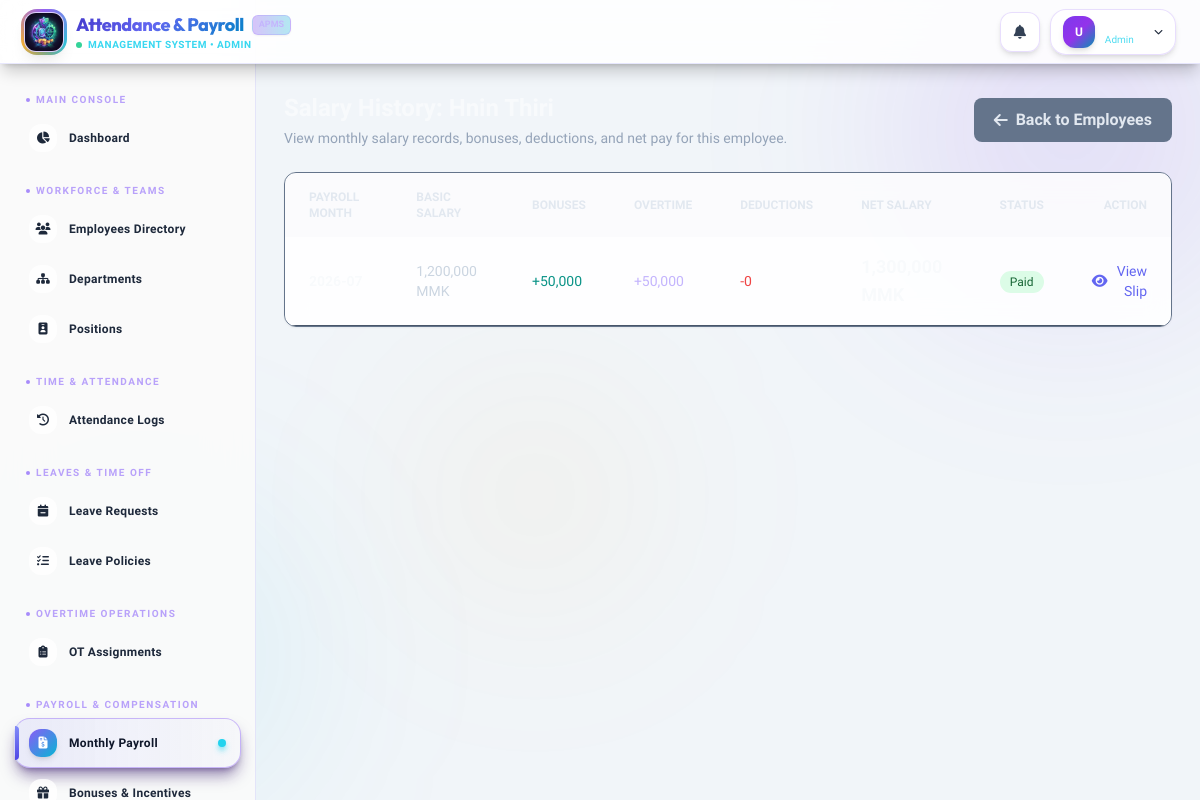
/admin/employee_salary_history/2 (signed in), run on the app's committed database.
### tables this page shows
CREATE TABLE `payroll` (
  `PayrollID` int NOT NULL AUTO_INCREMENT,
  `EmpID` int NOT NULL,
  `employee_code` varchar(50) DEFAULT NULL,
  `BasicSalary` decimal(12,2) NOT NULL DEFAULT '0.00',
  `PayrollMonth` varchar(20) NOT NULL,
  `PayableDays` int NOT NULL DEFAULT '0',
  `BonousAmount` decimal(12,2) NOT NULL DEFAULT '0.00',
  `OvertimeAmount` decimal(12,2) NOT NULL DEFAULT '0.00',
  `LeaveDeductionAmount` decimal(12,2) NOT NULL DEFAULT '0.00',
  `NetSalary` decimal(12,2) NOT NULL DEFAULT '0.00',
  `Status` enum('Pending','Approved','Paid') NOT NULL DEFAULT 'Pending',
  PRIMARY KEY (`PayrollID`),
  KEY `idx_payroll_emp` (`EmpID`),
  KEY `idx_payroll_month` (`PayrollMonth`),
  CONSTRAINT `fk_payroll_employee` FOREIGN KEY (`EmpID`) REFERENCES `employee` (`EmpID`) ON DELETE CASCADE ON UPDATE CASCADE
);

### controllers/AdminController.php (called while the page is built, shortened)
<?php
class AdminController extends Controller {
    public function employee_salary_history($id = null) {
        $employeeModel = $this->model('Employee');
        $employee = $employeeModel->getEmployeeById($id);
        $payrollModel = $this->model('Payroll');
        $payrolls = $payrollModel->getByEmployee($id);
        $this->view('layouts/main', [
            'title' => 'Employee Salary History',
            'content' => 'admin/employee_salary_history',
            'employee' => $employee,
            'payrolls' => $payrolls
        ]);
    }
}

### core/Router.php (called while the page is built, shortened)
<?php
class Router {
    protected $currentMethod = 'index';
    public function __construct() {
        $url = $this->getUrl();
        if(isset($url[0]) && file_exists(__DIR__ . '/../controllers/' . ucwords($url[0]). 'Controller.php')){
            unset($url[0]);
        }
        $this->currentController = new $this->currentController;
        if(isset($url[1])){
            if(method_exists($this->currentController, $url[1])){
                $this->currentMethod = $url[1];
                unset($url[1]);
            }
        }
        $this->params = $url ? array_values($url) : [];
        call_user_func_array([$this->currentController, $this->currentMethod], $this->params);
    }
    public function getUrl(){
        if(isset($_GET['url'])){
            $url = rtrim($_GET['url'], '/');
            $url = filter_var($url, FILTER_SANITIZE_URL);
            $url = explode('/', $url);
            return $url;
        }
        return [];
    }
}

### index.php (called while the page is built, shortened)
<?php
require_once __DIR__ . '/config/database.php';
require_once __DIR__ . '/core/Controller.php';
require_once __DIR__ . '/core/Router.php';
$router = new Router();

### models/Payroll.php (called while the page is built, shortened)
<?php
require_once __DIR__ . '/../config/database.php';
class Payroll {
    private $conn;
    private $table = 'Payroll';
    public function __construct() {
        $database = new Database();
        $this->conn = $database->getConnection();
    }
    public function getByEmployee($emp_id) {
        $query = "SELECT p.*, e.FirstName, e.LastName, pos.PositionName, d.DeptName
                  FROM " . $this->table . " p
                  LEFT JOIN Employee e ON p.EmpID = e.EmpID
                  LEFT JOIN Position pos ON e.PositionID = pos.PositionID
                  LEFT JOIN Department d ON pos.DeptID = d.DeptID
                  WHERE p.EmpID = :emp_id
                  ORDER BY p.PayrollID DESC";
        $stmt = $this->conn->prepare($query);
        $stmt->bindParam(':emp_id', $emp_id);
        $stmt->execute();
        $payrolls = $stmt->fetchAll(PDO::FETCH_ASSOC);
        return $this->appendDynamicFields($payrolls);
    }
    private function appendDynamicFields($payrolls) {
        return $payrolls;
    }
}

### config/database.php (called while the page is built, shortened)
<?php
class Database {
    private $host = "localhost";
    private $db_name = "payrolldb";
    private $username = "root";
    private $password = "";
    public function getConnection() {
        $this->conn = null;
        try {
            $this->conn = new PDO("mysql:host=" . $this->host . ";dbname=" . $this->db_name, $this->username, $this->password);
            $this->conn->exec("set names utf8");
            $this->conn->setAttribute(PDO::ATTR_ERRMODE, PDO::ERRMODE_EXCEPTION);
            $this->conn->setAttribute(PDO::ATTR_DEFAULT_FETCH_MODE, PDO::FETCH_ASSOC);
        } catch(PDOException $exception) {
            echo "Database Connection Error: " . $exception->getMessage();
        }
        return $this->conn;
    }
}

### views/admin/employee_salary_history.php (the view, shortened to what this page needs)
<div class="mb-6 flex justify-between items-center" data-aos="fade-down">
    <div>
        <h1 class="text-2xl font-bold text-gray-900 dark:text-white">
        </h1>
        <p class="text-gray-500 text-sm mt-1">View monthly salary records, bonuses, deductions, and net pay for this employee.</p>
    </div>
    <a href="/payrollsystem/admin/employees" class="bg-gray-100 hover:bg-gray-200 text-gray-700 dark:bg-gray-700 dark:hover:bg-gray-600 dark:text-gray-200 font-bold py-2.5 px-5 rounded-lg flex items-center transition-all duration-300">
        <i class="fa-solid fa-arrow-left mr-2"></i> Back to Employees
    </a>
</div>
<div class="bg-surface/80 dark:bg-gray-800/80 backdrop-blur-md rounded-xl shadow-sm border border-gray-100 dark:border-gray-700 overflow-hidden" data-aos="fade-up" data-aos-delay="100">
    <div class="overflow-x-auto">
        <table class="w-full text-sm text-left text-gray-500 dark:text-gray-400">
            <thead class="text-xs text-gray-700 uppercase bg-gray-50/50 dark:bg-gray-700/50 dark:text-gray-400">
                <tr>
                    <th scope="col" class="px-6 py-4">Payroll Month</th>
                    <th scope="col" class="px-6 py-4">Basic Salary</th>
                    <th scope="col" class="px-6 py-4">Bonuses</th>
                    <th scope="col" class="px-6 py-4">Overtime</th>
                    <th scope="col" class="px-6 py-4">Deductions</th>
                    <th scope="col" class="px-6 py-4">Net Salary</th>
                    <th scope="col" class="px-6 py-4 text-center">Status</th>
                    <th scope="col" class="px-6 py-4 text-right">Action</th>
                </tr>
            </thead>
            <tbody>
                <?php if(empty($data['payrolls'])): ?>
                    <tr class="bg-surface/50 border-b dark:bg-gray-800/50 dark:border-gray-700">
                        <td colspan="8" class="px-6 py-8 text-center text-gray-500">
                            <i class="fa-solid fa-file-invoice-dollar text-4xl mb-3 text-gray-300 dark:text-gray-600 block"></i>
                            No salary history available yet for this employee.
                        </td>
                    </tr>
                <?php else: ?>
                    <?php foreach($data['payrolls'] as $pr): ?>
                    <tr class="bg-surface/50 border-b dark:bg-gray-800/50 dark:border-gray-700 hover:bg-gray-50 dark:hover:bg-gray-700 transition-colors">
                        <td class="px-6 py-4 font-bold text-gray-900 dark:text-white">
                        </td>
                        <td class="px-6 py-4 text-gray-600 dark:text-gray-300">
                            <?= number_format($pr['BasicSalary'] ?? 0) ?> MMK
                        </td>
                        <td class="px-6 py-4 text-teal-600 dark:text-teal-400 font-medium">
                            +<?= number_format($pr['BonousAmount'] ?? 0) ?>
                        </td>
                        <td class="px-6 py-4 text-violet-300 dark:text-indigo-400 font-medium">
                            +<?= number_format($pr['OvertimeAmount'] ?? 0) ?>
                        </td>
                        <td class="px-6 py-4 text-red-500 dark:text-red-400 font-medium">
                            -<?= number_format($pr['LeaveDeductionAmount'] ?? 0) ?>
                        </td>
                        <td class="px-6 py-4 font-bold text-gray-900 dark:text-white text-lg">
                        </td>
                        <td class="px-6 py-4 text-center">
                            <?php if ($pr['Status'] === 'Paid'): ?>
                                <span class="px-2.5 py-1 text-xs font-medium bg-green-100 text-green-800 rounded-full dark:bg-green-900 dark:text-green-300">Paid</span>
                            <?php else: ?>
                                <span class="px-2.5 py-1 text-xs font-medium bg-yellow-100 text-yellow-800 rounded-full dark:bg-yellow-900 dark:text-yellow-300"><?= htmlspecialchars($pr['Status']) ?></span>
                            <?php endif; ?>
                        </td>
                        <td class="px-6 py-4 text-right">
                            <a href="/payrollsystem/admin/payroll_slip/<?= $pr['PayrollID'] ?>" class="font-medium text-primary hover:text-indigo-700 hover:underline inline-flex items-center gap-1 transition-colors">
                                <i class="fa-solid fa-eye"></i> View Slip
                            </a>
                        </td>
                    </tr>
                    <?php endforeach; ?>
                <?php endif; ?>
            </tbody>
        </table>
    </div>
</div>

### views/layouts/main.php (style rules this page uses)
* { box-sizing: border-box; }
body { font-family: 'Plus Jakarta Sans', sans-serif; background: #f1f5f9; color: #0f172a; }

### data on the page
payroll: BasicSalary "1,200,000", BonousAmount "50,000", OvertimeAmount "50,000", LeaveDeductionAmount "0", Status "Paid"

### other printed values
$_SESSION['role'] "ADMIN"
substr($_SESSION['Email'] ?? ($_SESSION['first_name'] ?? 'U'), 0, 1) "U"
$_SESSION['role'] "Admin"
$section['label'] "MAIN CONSOLE"
$item['label'] "Dashboard"
$section['label'] "WORKFORCE & TEAMS"
$item['label'] "Employees Directory"
$item['label'] "Departments"
$item['label'] "Positions"
$section['label'] "TIME & ATTENDANCE"
$item['label'] "Attendance Logs"
$section['label'] "LEAVES & TIME OFF"
$item['label'] "Leave Requests"
$item['label'] "Leave Policies"
$section['label'] "OVERTIME OPERATIONS"
